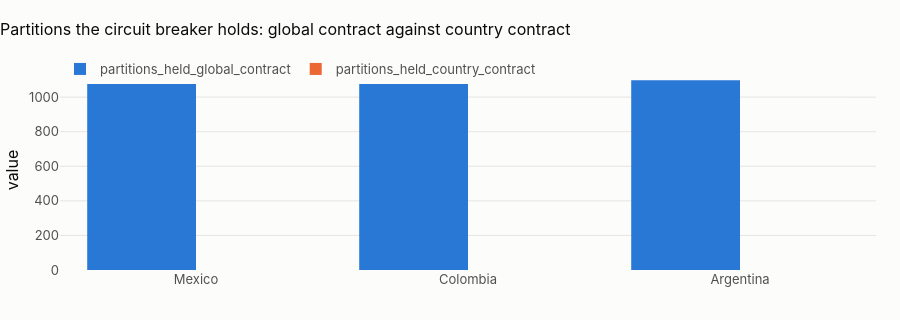

Notebook code for this chart:
### Markdown cell above
## 2 · The contract: one blend, three populations

### Code cell
ctr = read("contract")
show(ctr, paging=False)
fig = px.bar(
    ctr.assign(country=ctr.country.map(NAME)),
    x="country",
    y=["partitions_held_global_contract", "partitions_held_country_contract"],
    barmode="group",
    title="Partitions the circuit breaker holds: global contract against country contract",
)
fig.update_layout(height=320, xaxis_title=None, legend_title=None)
fig.show()

### Figure 1 — Plotly figure (JSON) as saved in the notebook; plotly's stock layout.template omitted (floating-point values rounded to 4 significant figures)
{"data": [{"alignmentgroup": "True", "hovertemplate": "variable=partitions_held_global_contract<br>country=%{x}<br>value=%{y}<extra></extra>", "legendgroup": "partitions_held_global_contract", "marker": {"color": "#2a78d6", "pattern": {"shape": ""}}, "name": "partitions_held_global_contract", "offsetgroup": "partitions_held_global_contract", "orientation": "v", "showlegend": true, "textposition": "auto", "type": "bar", "x": ["Mexico", "Colombia", "Argentina"], "xaxis": "x", "y": [1099, 1099, 1098], "yaxis": "y"}, {"alignmentgroup": "True", "hovertemplate": "variable=partitions_held_country_contract<br>country=%{x}<br>value=%{y}<extra></extra>", "legendgroup": "partitions_held_country_contract", "marker": {"color": "#eb6834", "pattern": {"shape": ""}}, "name": "partitions_held_country_contract", "offsetgroup": "partitions_held_country_contract", "orientation": "v", "showlegend": true, "textposition": "auto", "type": "bar", "x": ["Mexico", "Colombia", "Argentina"], "xaxis": "x", "y": [0, 0, 0], "yaxis": "y"}], "layout": {"barmode": "group", "height": 320, "legend": {"title": {}, "tracegroupgap": 0}, "title": {"text": "Partitions the circuit breaker holds: global contract against country contract"}, "xaxis": {"anchor": "y", "domain": [0.0, 1.0], "title": {}}, "yaxis": {"anchor": "x", "domain": [0.0, 1.0], "title": {"text": "value"}}}}
